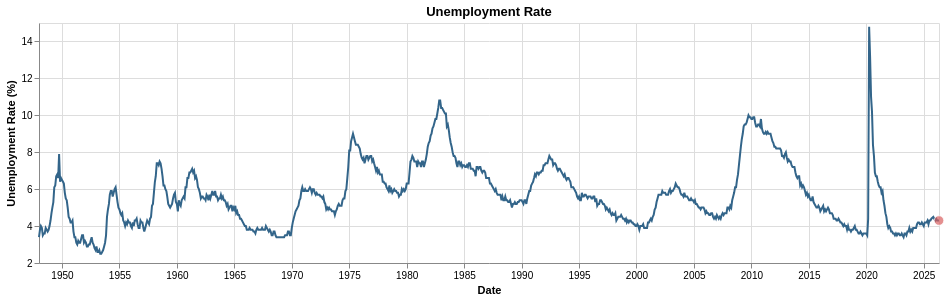
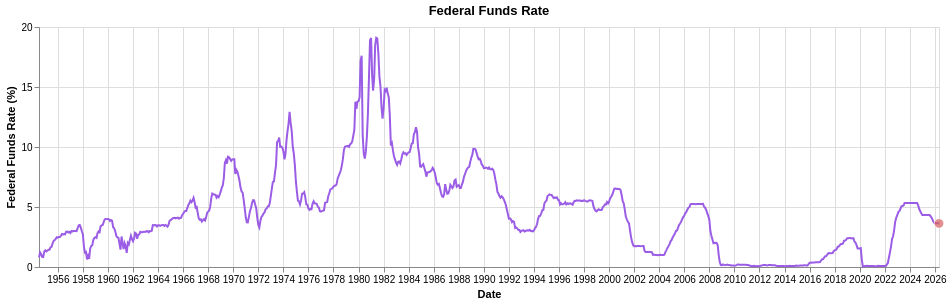

Write notebook code for charts like these, in order.
### Markdown cell above
## 4. Economic Context Charts

Unemployment and the federal funds rate help explain the environment around households, but they are **not** averaged into the 7-indicator household financial pressure index.

### Code cell
def make_context_chart(series_code, title, y_title, line_color):
    config = SERIES_CONFIG[series_code]
    value_col = config["value_col"]
    df = series_data[series_code]
    latest = df.tail(1)
    line = alt.Chart(df).mark_line(color=line_color, strokeWidth=2).encode(
        x=alt.X("observation_date:T", title="Date"),
        y=alt.Y(f"{value_col}:Q", title=y_title, scale=alt.Scale(zero=False)),
        tooltip=[alt.Tooltip("observation_date:T", title="Date", format="%Y-%m-%d"), alt.Tooltip(f"{value_col}:Q", title="Value (%)", format=".2f")],
    )
    latest_point = alt.Chart(latest).mark_circle(size=90, color="#d95f5f", stroke="white", strokeWidth=1).encode(
        x=alt.X("observation_date:T"), y=alt.Y(f"{value_col}:Q"),
        tooltip=[alt.Tooltip("observation_date:T", title="Latest date", format="%Y-%m-%d"), alt.Tooltip(f"{value_col}:Q", title="Latest value (%)", format=".2f")],
    )
    return (line + latest_point).properties(title=title, width=900, height=240)

unemployment_chart = make_context_chart("UNRATE", "Unemployment Rate", "Unemployment Rate (%)", line_color="#33658a")
fed_funds_chart = make_context_chart("FEDFUNDS", "Federal Funds Rate", "Federal Funds Rate (%)", line_color="#9b5de5")
display(unemployment_chart)
display(fed_funds_chart)

### Figure 1 — Vega-Lite specification as saved in the notebook (floating-point values rounded to 4 significant figures; data arrays with more than 128 entries replaced by an {"elided": "..."} marker saying what was removed)
{"config": {"view": {"continuousWidth": 300, "continuousHeight": 300}}, "layer": [{"data": {"name": "data-171d80d9ef0393d6832e817c692b2385"}, "mark": {"type": "line", "color": "#33658a", "strokeWidth": 2}, "encoding": {"tooltip": [{"field": "observation_date", "format": "%Y-%m-%d", "title": "Date", "type": "temporal"}, {"field": "UNRATE", "format": ".2f", "title": "Value (%)", "type": "quantitative"}], "x": {"field": "observation_date", "title": "Date", "type": "temporal"}, "y": {"field": "UNRATE", "scale": {"zero": false}, "title": "Unemployment Rate (%)", "type": "quantitative"}}}, {"data": {"name": "data-93fb68b1cb51d4f15559471c8cb9a833"}, "mark": {"type": "circle", "color": "#d95f5f", "size": 90, "stroke": "white", "strokeWidth": 1}, "encoding": {"tooltip": [{"field": "observation_date", "format": "%Y-%m-%d", "title": "Latest date", "type": "temporal"}, {"field": "UNRATE", "format": ".2f", "title": "Latest value (%)", "type": "quantitative"}], "x": {"field": "observation_date", "type": "temporal"}, "y": {"field": "UNRATE", "type": "quantitative"}}}], "height": 240, "title": "Unemployment Rate", "width": 900, "$schema": "https://vega.github.io/schema/vega-lite/v6.4.1.json", "datasets": {"data-171d80d9ef0393d6832e817c692b2385": {"elided": "940 records"}, "data-93fb68b1cb51d4f15559471c8cb9a833": [{"observation_date": "2026-05-01T00:00:00", "UNRATE": 4.3}]}}

### Figure 2 — Vega-Lite specification as saved in the notebook (floating-point values rounded to 4 significant figures; data arrays with more than 128 entries replaced by an {"elided": "..."} marker saying what was removed)
{"config": {"view": {"continuousWidth": 300, "continuousHeight": 300}}, "layer": [{"data": {"name": "data-194d020b80fe5a5d14e12db0af6e3ad9"}, "mark": {"type": "line", "color": "#9b5de5", "strokeWidth": 2}, "encoding": {"tooltip": [{"field": "observation_date", "format": "%Y-%m-%d", "title": "Date", "type": "temporal"}, {"field": "FEDFUNDS", "format": ".2f", "title": "Value (%)", "type": "quantitative"}], "x": {"field": "observation_date", "title": "Date", "type": "temporal"}, "y": {"field": "FEDFUNDS", "scale": {"zero": false}, "title": "Federal Funds Rate (%)", "type": "quantitative"}}}, {"data": {"name": "data-b2e1db63ed2b505da3a0fda3888296f7"}, "mark": {"type": "circle", "color": "#d95f5f", "size": 90, "stroke": "white", "strokeWidth": 1}, "encoding": {"tooltip": [{"field": "observation_date", "format": "%Y-%m-%d", "title": "Latest date", "type": "temporal"}, {"field": "FEDFUNDS", "format": ".2f", "title": "Latest value (%)", "type": "quantitative"}], "x": {"field": "observation_date", "type": "temporal"}, "y": {"field": "FEDFUNDS", "type": "quantitative"}}}], "height": 240, "title": "Federal Funds Rate", "width": 900, "$schema": "https://vega.github.io/schema/vega-lite/v6.4.1.json", "datasets": {"data-194d020b80fe5a5d14e12db0af6e3ad9": {"elided": "863 records"}, "data-b2e1db63ed2b505da3a0fda3888296f7": [{"observation_date": "2026-05-01T00:00:00", "FEDFUNDS": 3.63}]}}
